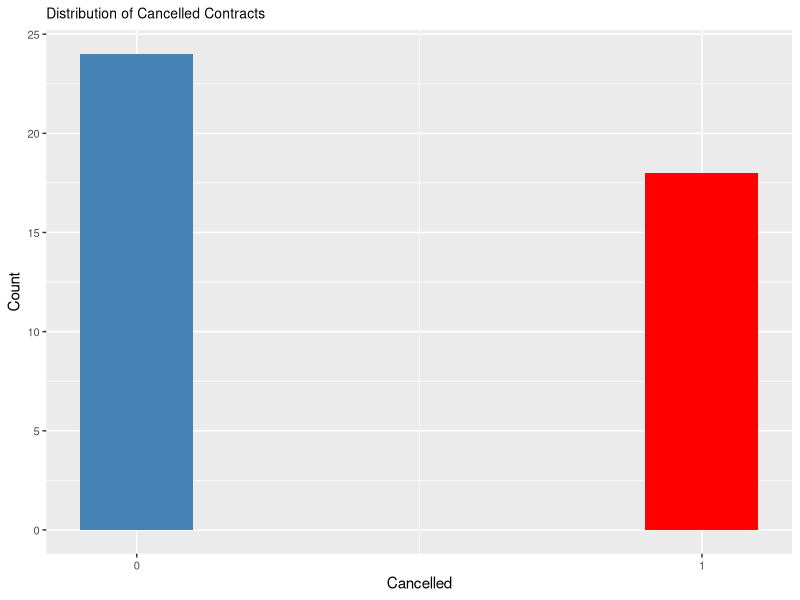
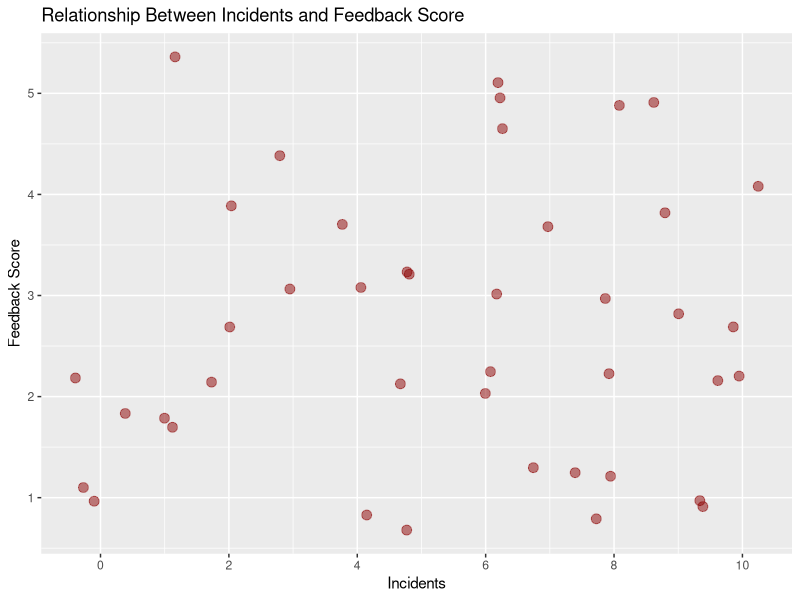
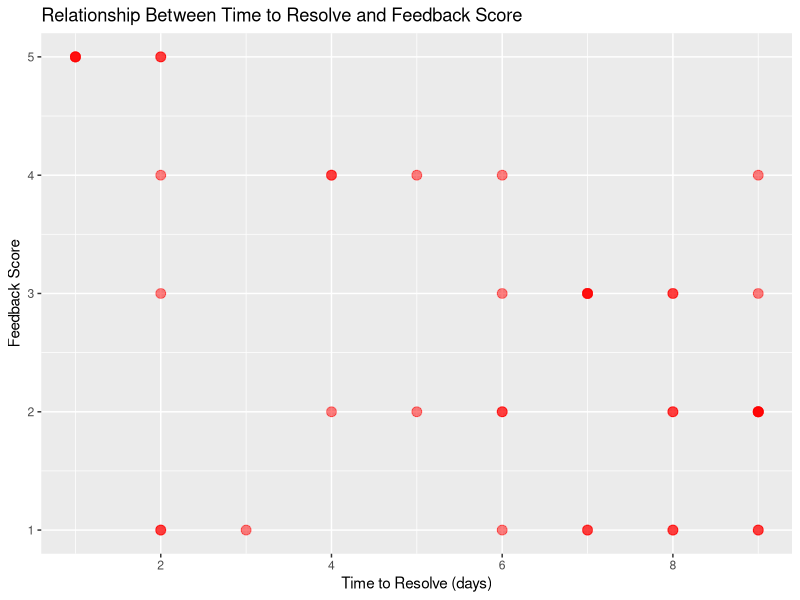

Source code (R) for these figures, in order:
list.of.packages <- c("ggplot2", "caTools", "openxlsx", "readxl", "caret")
new.packages <- list.of.packages[!(list.of.packages %in% installed.packages()[,"Package"])]
if(length(new.packages)) install.packages(new.packages)

library(ggplot2)
library(caTools)
library(openxlsx)
library(readxl)
library(caret)

# Read sheet names 'sheet_name' from excel file

service_data = read_excel("service_data.xlsx", sheet="service_data")

# Preprocessing data
service_data$Cancelled <- factor(service_data$cancelled)
service_data$time_to_resolve[is.na(service_data$time_to_resolve)] <- median(service_data$time_to_resolve, na.rm = TRUE)
service_data$feedback_score[is.na(service_data$feedback_score)] <- median(service_data$feedback_score, na.rm = TRUE)

# Splitting data into training and testing sets
set.seed(123)
split <- sample.split(service_data$cancelled, SplitRatio = 0.7)
train <- subset(service_data, split == TRUE)
test <- subset(service_data, split == FALSE)

# Training logistic regression model
model <- glm(Cancelled ~ time_to_resolve + complaints + feedback_score, data = train, family = "binomial")

summary(model)



ggplot(service_data, aes(x = cancelled)) +
  geom_bar(fill = c("steelblue","red"), width = 0.2) +
  scale_x_continuous(breaks=seq(0,1,1)) + 
  labs(title = "Distribution of Cancelled Contracts", x = "Cancelled", y = "Count") +
  theme(plot.title=element_text(size=10), axis.text = element_text(size = 8))

ggplot(service_data, aes(x = incidents, y = feedback_score)) +
  geom_jitter(alpha = 0.5, size = 3, color="darkred") +
  scale_x_continuous(breaks=seq(0, 10, 2)) + 
  labs(title = "Relationship Between Incidents and Feedback Score", x = "Incidents", y = "Feedback Score")

ggplot(service_data, aes(x = time_to_resolve, y = feedback_score)) +
  geom_point(alpha = 0.5, size = 3, color="red") +
  scale_x_continuous(breaks=seq(0, 10, 2)) + 
  labs(title = "Relationship Between Time to Resolve and Feedback Score", 
       x = "Time to Resolve (days)", y = "Feedback Score")

# Predicting cancellation on test set
pred <- predict(model, newdata = test, type = "response")

# Converting probabilities to binary predictions
pred[pred >= 0.5] <- 1
pred[pred < 0.5] <- 0

# Calculating accuracy of predictions
accuracy <- sum(pred == test$Cancelled) / nrow(test)
print(paste0("Accuracy: ", accuracy))

confusionMatrix(factor(pred), test$Cancelled)
